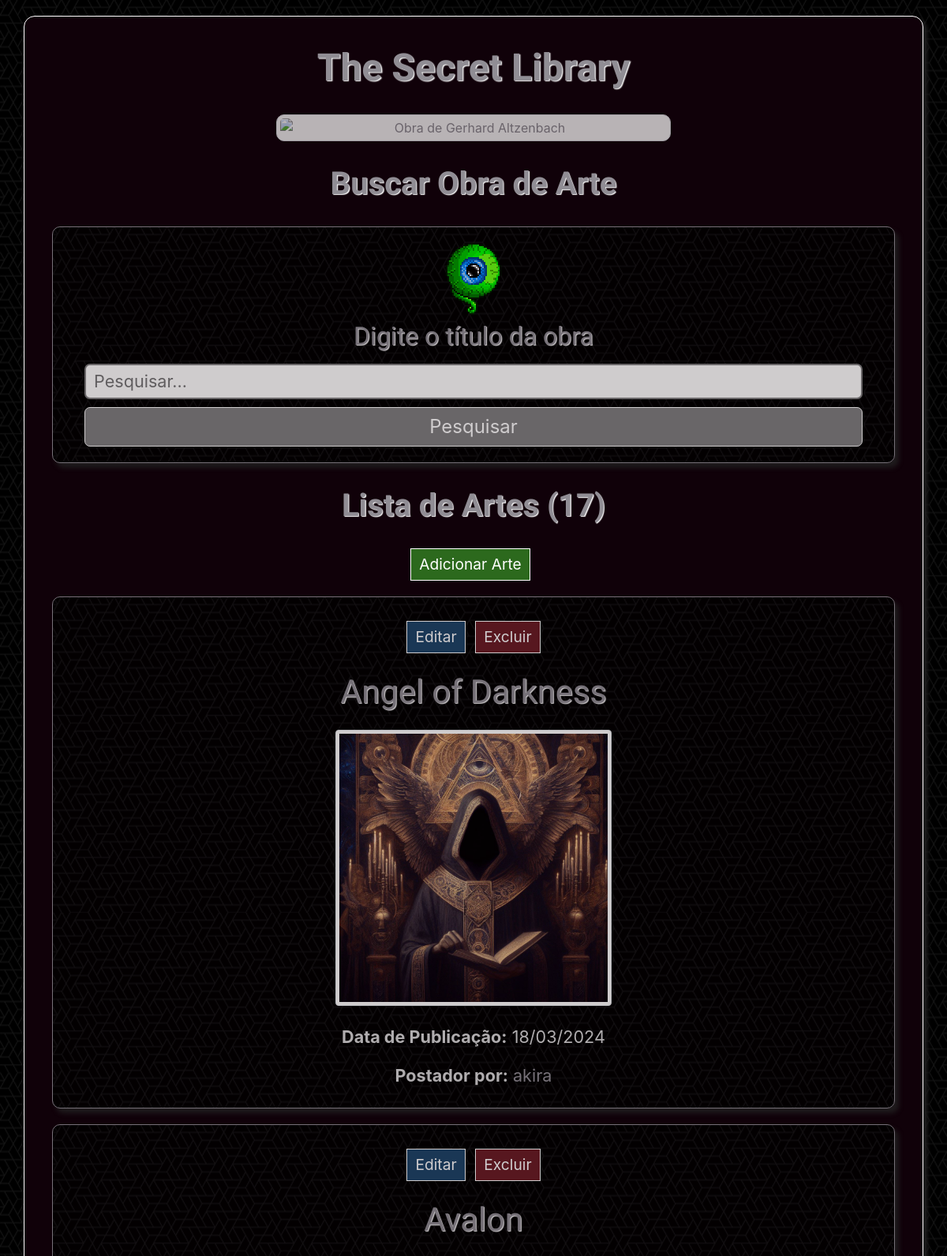
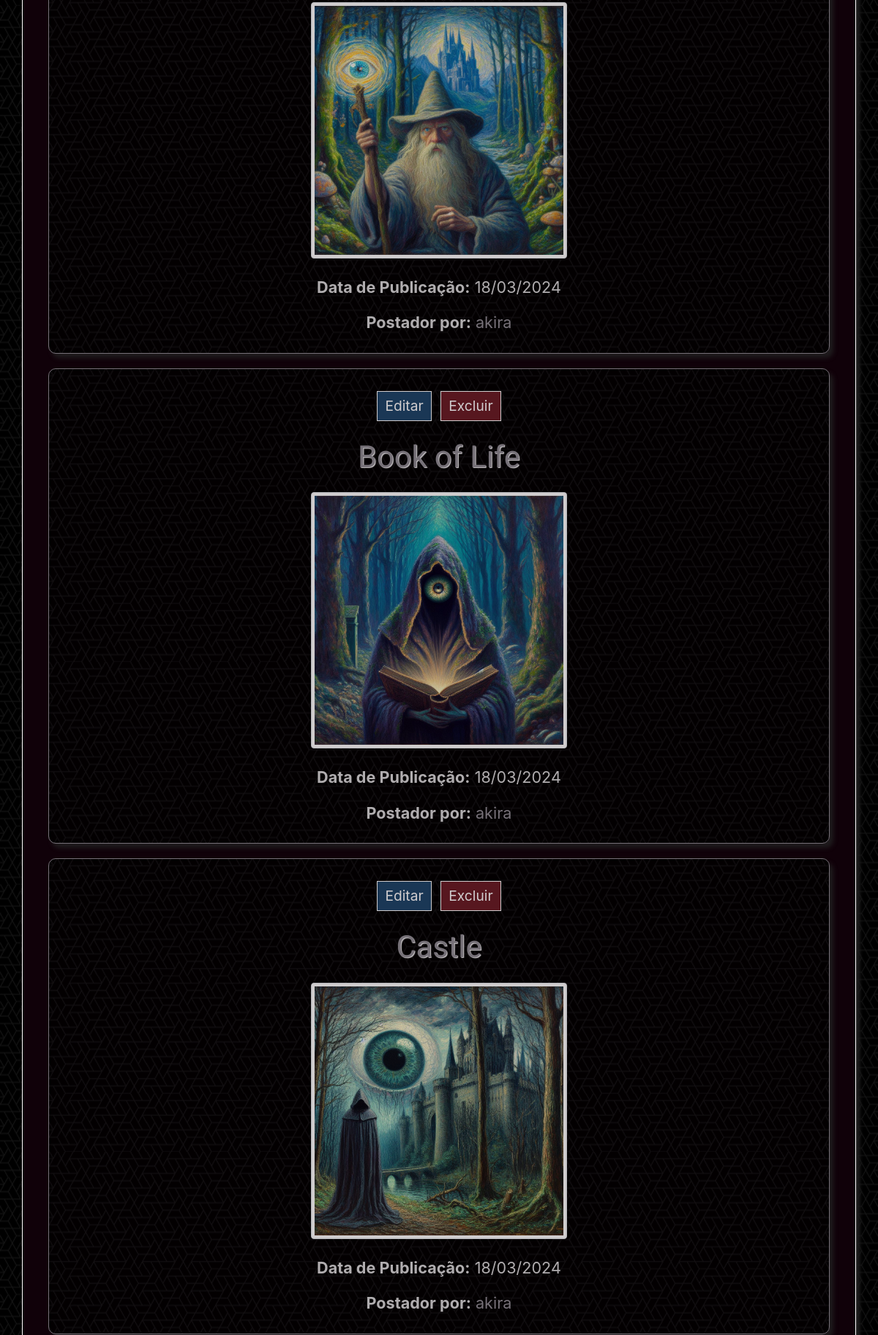
Screenshot of /artes/ (signed in, upper part) with the database file from the repository (2 pictures, top to bottom).
### library/models.py (models this page shows, shortened)
class Arte(models.Model):
    titulo = models.CharField(max_length=100)
    data_publicacao = models.DateTimeField(auto_now_add=True)
    obra = models.ImageField(upload_to='artes/', blank=True, null=True, default='art.png')
    usuario = models.ForeignKey(User, on_delete=models.CASCADE)

### library/views.py (the view)
# urls.py: path('artes/', views.artes, name='artes'),
@login_required
def artes(request):
    artes_list = Arte.objects.all().order_by('titulo')
    query = request.GET.get('q')
    if query:
        artes_list = artes_list.filter(titulo__icontains=query)
    artes_por_pagina = 5
    paginator = Paginator(artes_list, artes_por_pagina)
    page = request.GET.get('page')
    try:
        artes = paginator.page(page)
    except PageNotAnInteger:
        artes = paginator.page(1)
    except EmptyPage:
        artes = paginator.page(paginator.num_pages)
    return render(request, 'artes.html', {'artes': artes, 'query': query, 'total': len(artes_list)})

### library/templates/artes.html (shortened to what this page needs)
{% extends 'base.html' %}
{% load static %}
{% block content %}
<h1 class="livros-title">Buscar Obra de Arte</h1>
<div class="pesquisar-editora-div">
    <form method="GET" action="{% url 'artes' %}">
        <img class="mb-2" src="{% static 'images/eye.png' %}">
        <h2 class="text-default mb-3">Digite o título da obra</h2>
        <input id="search-input" type="text" name="q" value="" autocomplete="off" placeholder="Pesquisar...">
        <button id="search-editora-btn" type="submit">Pesquisar</button>
    </form>
</div>
<h1 class="livros-title">Lista de Artes ({{ total }})</h1>
<a type="button" class="mr-2 nova-editora" href="{% url 'adicionar_arte' %}">Adicionar Arte</a>
{% for arte in artes %}
<div class="livro-div">
    {% if arte.usuario.username == request.user.username %}
        <a type="button" class="mr-2 editar-autor" href="{% url 'editar_arte' arte.id %}">Editar</a>
        <a type="button" class="excluir-arte" id="excluir-arte" data-arte-id="{{ arte.id }}" data-arte-titulo="{{ arte.titulo }}">
            Excluir
        </a>
    {% endif %}
    <h2 class="text-default livro-title mb-4 mt-4">{{ arte.titulo }}</a></h2>
    <img class="livro-picture img-thumbnail" src="{{ arte.obra.url }}" alt="{{ arte.titulo }}">
    <p class="livro-text mt-2"><b>Data de Publicação:</b> {{ arte.data_publicacao|date:"d/m/Y" }}</p>
    <p class="livro-text mb-0"><b>Postador por:</b> <a href="{% url 'detalhes_usuario' arte.usuario.id %}">{{ arte.usuario }}</a></p>
</div>
{% empty %}
    <p class="mt-4">Nenhuma obra registrada.</p>
{% endfor %}
{% endblock %}

### library/static/css/styles.css (style rules this page uses)
body { background-image: url(/static/images/dark.png); }
a { text-decoration: none !important; color: #908D94 !important; }
.main-title, .welcome, .autores-title, .livros-title { font-family: "Luxurious Roman", serif; margin-top: 30px; margin-bottom: 30px; font-weight: bold; font-size: 3rem; text-shadow: 1.33px 1.33px 1.33px #ffffff; }
.autores-title, .livros-title { font-size: 2.5rem; text-shadow: 1.1px 1.1px 1.1px #ffffff; }
.text-default { font-family: "Luxurious Roman", serif; text-shadow: 1px 1px 1px #ffffff; }
.author-name, .livro-title { font-size: 2.6rem; }
.autor-picture, .livro-picture { margin-bottom: 15px; width: 350px; }
.editar-autor, .editar-livro, .excluir-autor, .detalhes-autor, .detalhes-livro, .novo-autor, .novo-livro, .excluir-livro, .editar-pensamento, .excluir-pensamento, .pagina-autores, .pagina-livros, .editar-comentario, .excluir-comentario, .add-livro-autor, .nova-editora, .editar-editora, .excluir-editora, .ver-livros-autor, .excluir-mensagem, .excluir-arte, .excluir-ideia { background: #1d4569; color: white !important; border: 1px solid white; padding: 5px 10px; font-size: 1.2rem; }
.excluir-autor, .excluir-pensamento, .excluir-livro, .excluir-comentario, .excluir-editora, .excluir-mensagem, .excluir-arte, .excluir-ideia { background-color: #691d25; }
.novo-autor, .novo-livro, .nova-editora { background-color: #2c691d; }
.autor-div, .livro-div, .livros-div, .pesquisar-autor-div, .pesquisar-livro-div, .adicionar-autor-div, .editar-autor-div, .adicionar-pensamento-div, .pensamentos-div, .editar-pensamento-div, .adicionar-livro-div, .editar-livro-div, .comentario-div, .adicionar-comentario-div, .editar-comentario-div, .pesquisar-editora-div, .adicionar-editora-div, .editar-editoar-div, .editar-infos-div { padding: 20px 40px; margin-left: 20px; margin-right: 20px; border: 1px solid #908d94; opacity: 0.8; box-shadow: 5px 6px 6px #222222; border-radius: 10px; background-image: url(/static/images/dark.png); }
.autor-div, .livro-div, .livros-div { margin-top: 20px; padding-top: 30px; padding-bottom: 25px; }
.author-text, .pensamento-texto, .comentario-texto, .livro-text { font-size: 1.35rem; color: #d9d9d9; }
#search-input, #id_nome, #id_biografia, #id_data_nascimento, #id_foto, #id_capa, #id_texto, #id_titulo, #id_autor, #id_editora, #id_categoria, #id_sinopse, #id_data_publicacao, #id_isbn, #id_link, #id_website, #id_username, #id_password, #id_password1, #id_password2, #id_bio, #id_birth_date, #id_avatar, #id_email, #id_old_password, #id_new_password1, #id_new_password2, #id_corpo, #id_assunto, #id_destinatario, #id_obra, #chartSelect { width: 100%; font-size: 1.35rem; border-radius: 7px; height: 45px; outline: none; border: 2px solid gray; padding-left: 10px; }
#search-author-btn, #submit-btn, #save-pensamento-button, #search-livro-btn, #save-comentario-button, #search-editora-btn, #save-editora-btn, #cancel-btn { width: 100%; margin-top: 10px; outline: none; background-color: gray !important; color: white; border: 1px solid white !important; border-radius: 7px; font-size: 1.5rem; padding: 6px 0px; }

### rows the page displays
Arte: titulo "Angel of Darkness", obra (picture), data_publicacao "18/03/2024", usuario "akira"
Arte: titulo "Avalon", obra (picture), data_publicacao "18/03/2024", usuario "akira"
Arte: titulo "Book of Life", obra (picture), data_publicacao "18/03/2024", usuario "akira"
Arte: titulo "Castle", obra (picture), data_publicacao "18/03/2024", usuario "akira"

### other values shown
{{ total }} "17"
